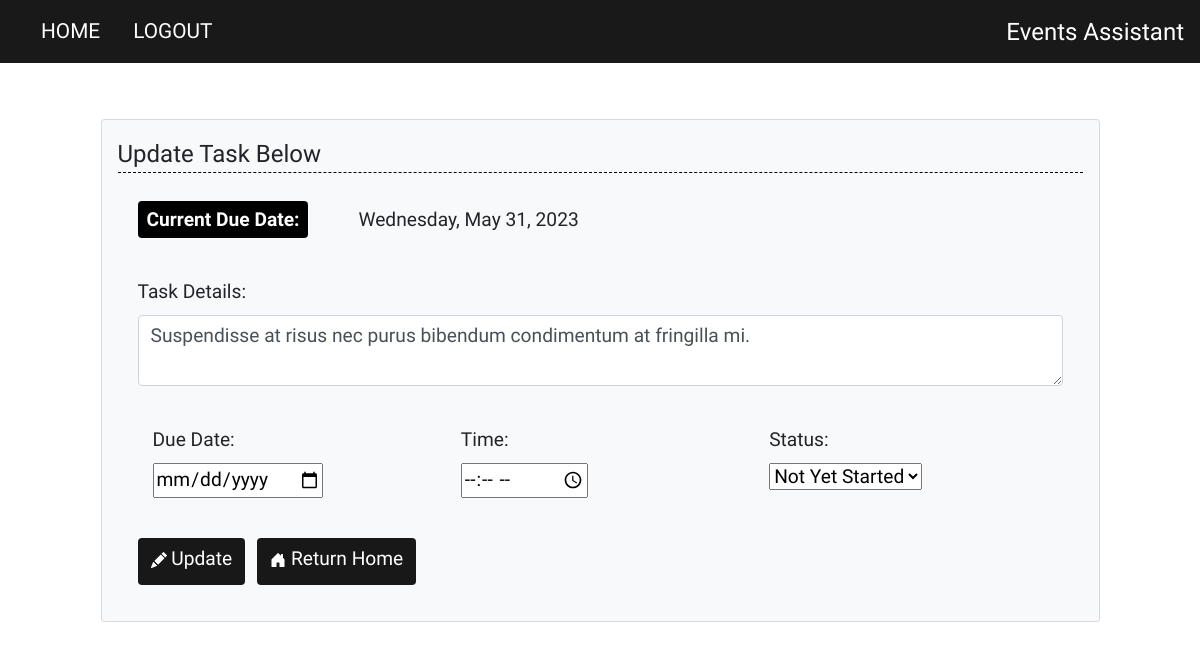
/update/8 (signed in), run on an earlier commit of the app's database.
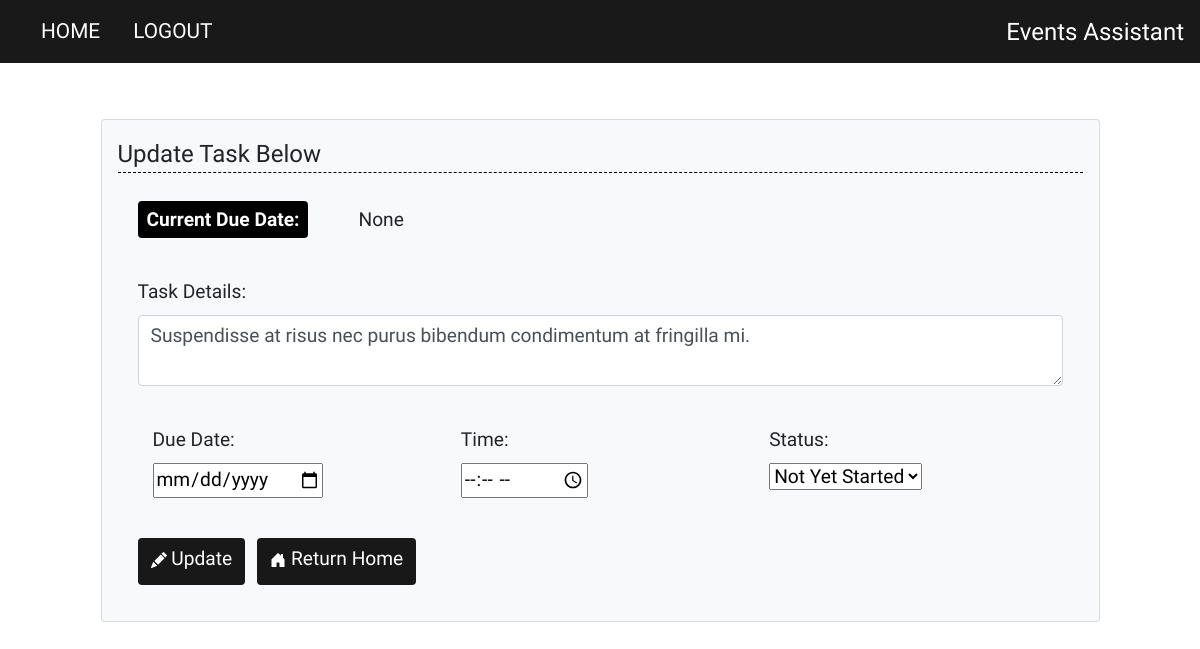
And on a later commit of the database.
### website/models.py (models this page shows)
class Task(db.Model):
    id = db.Column(db.Integer, primary_key=True)
    content = db.Column(db.String(200), nullable=False)
    due_date = db.Column(db.String(30)) # formatted str date (ex: Tuesday, April 05, 2022)
    due_date_int = db.Column(db.String(20)) # YYYY-MM-DD str format
    time = db.Column(db.String(20)) # str type, account for untimed tasks
    user_id = db.Column(db.Integer, db.ForeignKey('user.id'))
    status = db.Column(db.String(30), default="Not Yet Started") # Other Statuses: In Progress, Completed, Cancelled
    bookmarked = db.Column(db.Boolean, default=False)

### website/views.py (the view)
@views.route('/update/<int:id>', methods=['POST', 'GET'])
@login_required
def update(id):
    updated_task = Task.query.get(id)
    if request.method == 'POST':
        if request.form['action'] == 'Return Home':
            flash('Update cancelled. Returning Home!', category='success')
            return redirect('/')
        if updated_task.user_id == current_user.id:
            updated_task.content = request.form['content']
            date_obj = request.form['due_date']
            updated_task.due_date = format_date(date_obj)
            updated_task.due_date_int = date_obj
            if date_obj:
                time = request.form['time']
                updated_task.time = format_time(time)
            else:
                updated_task.time = '' # default time: unspecified/optional
            updated_task.status = request.form.get('taskStatus')
            try:
                db.session.commit()
                flash('Event updated!', category='success')
                return redirect('/')
            except:
                flash('Error in updating event.', category='error')
    else:
        return render_template('update.html', task=updated_task, user=current_user)

### website/__init__.py (called while the page is built)
def create_app():
    app = Flask(__name__)
    app.config['SECRET_KEY'] = '2797cfdcad8dcc11d9f00ffbc5704bee'
    app.config['SQLALCHEMY_DATABASE_URI'] = f'sqlite:///{DB_NAME}'
    db.init_app(app)
    from .views import views
    from .auth import auth
    app.register_blueprint(views, url_prefix='/')
    app.register_blueprint(auth, url_prefix='/')
    from .models import Task, User
    create_database(app)
    login_manager = LoginManager()
    login_manager.login_view = 'auth.login' # if not logged in
    login_manager.init_app(app)
    @login_manager.user_loader
    def load_user(id):
        return User.query.get(int(id))
    return app

### website/templates/update.html (shortened to what this page needs)
{% extends "base.html" %}
{% block content %}
  <div class="content-section">
    <form class="card p-3 bg-light" method="POST">
      <legend class="main-header">Update Task Below</legend>
      <div class="form-group col-title">
        <span class="badge date-badge">Current Due Date:</span>{{task.due_date}}
      </div>
      <div class="form-group">
        <label for="content" class="col-title">Task Details:</label>
        <textarea
          id="content"
          name="content"
          class="form-control"
        >{{task.content}}</textarea>
      </div>
      <div class="row form-group">
        <div class="col">
          <label for="due_date" class="col-title">Due Date:</label>
          <br>
          <input type="date" id="due_date" name="due_date">
        </div>
        <div class="col">
          <label for="time" class="col-title">Time:</label>
          <br>
          <input type="time" id="time" name="time">
        </div>
        <div class="col">
          <label for="status" class="col-title">Status:</label>
          <br>
          <select name="taskStatus" aria-label="Select/Dropdown menu" id="curr_status">
            <option value="Not Yet Started" selected>Not Yet Started</option>
          </select>
        </div>
      </div>
      <div class="form-group">
        <button type="submit" class="btn" name="action"value="Update">
          Update
        </button>
        <button type="submit" class="btn" name="action"value="Return Home">
          Return Home
        </button>
      </div>
    </form>
  </div>
{% endblock %}

### website/templates/base.html (shortened to what this page needs)
<!DOCTYPE html>
<html>
    <head>
        <link
            rel="stylesheet"
            href="https://stackpath.bootstrapcdn.com/bootstrap/4.4.1/css/bootstrap.min.css"
        />
        <link
            rel="stylesheet"
            href="https://stackpath.bootstrapcdn.com/font-awesome/4.7.0/css/font-awesome.min.css"
        />
        <link
            type="text/css"
            rel="stylesheet"
            href="/static/style.css"
        />
    </head>
    <body>
        <nav class="navbar navbar-expand-lg navbar-container">
            <div class="collapse navbar-collapse" id="navbar">
                <div class="navbar-nav">
                    {% if user.is_authenticated %}
                        <a class="nav-item nav-link" id="home" href="/">HOME</a>
                        <a class="nav-item nav-link" id="logout" href="/logout">LOGOUT</a>
                    {% else %}
                        <a class="nav-item nav-link" id="login" href="/login">LOGIN</a>
                        <a class="nav-item nav-link" id="register" href="/register">REGISTER</a>
                    {% endif %}
                </div>
            </div>
            <span class="title-header">
                <a href="/">Events Assistant</a>
            </span>
        </nav>
        <div class="container">
            {% block content %} {% endblock %}
        </div>
    </body>
</html>

### website/static/style.css (style rules this page uses)
* { font-family: 'Pangolin', cursive; }
.content-section { margin: 5%; }
.form-group { margin: 20px; }
.col-title, .btn, .button, #content, .tasks-text, #due_date, #time, #curr_status { font-size: 1.2em; }
.navbar-container { background-color: rgba(0,0,0,0.9); text-align: center; }
.navbar-nav a, .navbar-toggler-icon { color: white; font-family: 'Yomogi', cursive; }
.nav-item { margin-left: 10%; font-size: 1.3em; }
.title-header { font-size: 1.5em; }
.title-header a { text-decoration: none; color: white; font-family: 'Yomogi', cursive; }
.main-header { border-bottom: 1px dashed black; }
.btn { background-color: rgba(0,0,0,0.9); color: white; font-family: 'Yomogi', cursive; padding-bottom: 10px; margin-right: 8px; }
.badge { padding: 9px; font-size: .9em; }
.date-badge { background-color: black; color: white; font-family: 'Yomogi', cursive; margin-right: 50px; font-size: 1em; }

What changed in the data, as far as the page shows it:
changed Task "Suspendisse at risus nec purus bibendum condimentum at fringilla mi.": due_date "Wednesday, May 31, 2023" → "None"
